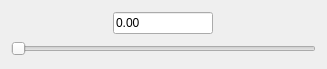
<?xml version="1.0" encoding="UTF-8"?>
<ui version="4.0">
 <class>FloatSlider</class>
 <widget class="QWidget" name="FloatSlider">
  <property name="geometry">
   <rect>
    <x>0</x>
    <y>0</y>
    <width>327</width>
    <height>69</height>
   </rect>
  </property>
  <property name="windowTitle">
   <string>Form</string>
  </property>
  <layout class="QVBoxLayout" name="verticalLayout">
   <item alignment="Qt::AlignHCenter">
    <widget class="QLineEdit" name="lineEdit">
     <property name="maximumSize">
      <size>
       <width>100</width>
       <height>16777215</height>
      </size>
     </property>
     <property name="text">
      <string>0.00</string>
     </property>
     <property name="readOnly">
      <bool>true</bool>
     </property>
    </widget>
   </item>
   <item>
    <widget class="QSlider" name="horizontalSlider">
     <property name="orientation">
      <enum>Qt::Horizontal</enum>
     </property>
    </widget>
   </item>
  </layout>
 </widget>
 <resources/>
 <connections/>
</ui>
